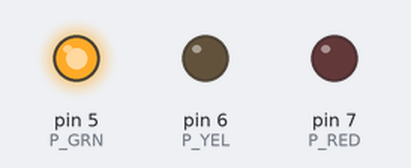
The sketch below on a simulated Arduino Uno, built with avr-gcc and run on an emulated ATmega328P. Parts: output pins drawn as LEDs (lit = HIGH).

Above: at 1.1 s.
At 2.0 s:
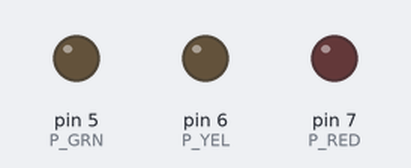
Timing chart, 0 to 3.5 s (numbered marks = the images above):
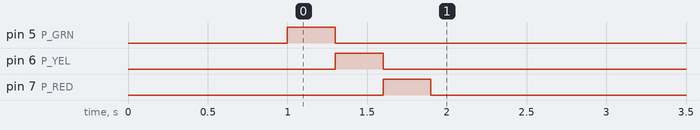

The sketch:

TrafficLight.ino
```cpp
#include <Wire.h>
#include <EEPROM.h>


/**** Pin definitions *******/
#define P_RED 7
#define P_YEL 6
#define P_GRN 5
/**** End of Pin definitions *******/

/*** Instructions ***/
#define I_NONE        0
#define I_TURN_ON     1
#define I_TURN_OFF    2
#define I_SET_TIMER   3
#define I_SET_MODE    4
#define I_PING      254
#define I_ERR       255
/*** End of Instructions ***/

#define LED_GRN 1
#define LED_YEL 2
#define LED_RED 3

#define M_AUTO   1
#define M_MANUAL 2

byte addr;
byte instr = I_NONE;
byte runMode = M_MANUAL;
byte state = LED_RED;

int16_t timers[3] = {1000, 1000, 1000};

unsigned long lastMillis = 0;

void helloWorld() {
    turn_on(LED_GRN);
    delay(300);
    turn_on(LED_YEL);
    delay(300);
    turn_on(LED_RED);
    delay(300);
    turn_off();
}

void blink(byte n) {
    for (byte i=0; i<n; i++) {
        turn_on(LED_GRN);
        delay(200);
        turn_on(LED_RED);
        delay(200);
    }
    turn_off();
}

void setup() {
    pinMode(P_RED, OUTPUT);
    pinMode(P_YEL, OUTPUT);
    pinMode(P_GRN, OUTPUT);
    //addr = EEPROM.read(0);
    addr = 3;
    Wire.begin(addr);
    Wire.onReceive(receiveEvent);
    Wire.onRequest(requestEvent);

    delay(1000);
    helloWorld();
}

void loop() {
    if (runMode == M_AUTO) {
        if ((state == LED_RED) && (millis() - lastMillis >= timers[2])) {
            turn_on(LED_GRN);
            lastMillis = millis();
        } else if ((state == LED_YEL) && (millis() - lastMillis >= timers[1])) {
            turn_on(LED_RED);
            lastMillis = millis();
        } else if ((state == LED_GRN) && (millis() - lastMillis >= timers[0])) {
            turn_on(LED_YEL);
            lastMillis = millis();
        }
    }
}

void turn_on(byte led) {
    digitalWrite(P_GRN, led == LED_GRN);
    digitalWrite(P_YEL, led == LED_YEL);
    digitalWrite(P_RED, led == LED_RED);
    state = led;
}

void turn_off() {
    digitalWrite(P_GRN, LOW);
    digitalWrite(P_YEL, LOW);
    digitalWrite(P_RED, LOW);
    state = 0;
}

int16_t read16() {
    byte h = Wire.read();
    byte l = Wire.read();
    int16_t result = h << 8 + l;
    return result;
}

void receiveEvent(int n) {
    instr = Wire.read();
    switch(instr) {
        case(I_TURN_ON):
            turn_on(Wire.read());
            instr = I_NONE;
        break;
        case(I_TURN_OFF):
            turn_off();
            instr = I_NONE;
        break;
        case(I_SET_TIMER):
            byte led = Wire.read();
            timers[led] = read16();
            instr = I_NONE;
        break;
        case(I_SET_MODE):
            runMode = Wire.read();
            instr = I_NONE;
        break;
    }
}

void requestEvent() {
    switch(instr) {
        case(I_PING):
            Wire.write(I_PING);
        break;

        default:
            Wire.write(I_ERR);
        break;
    }
    instr = I_NONE;
}
```
